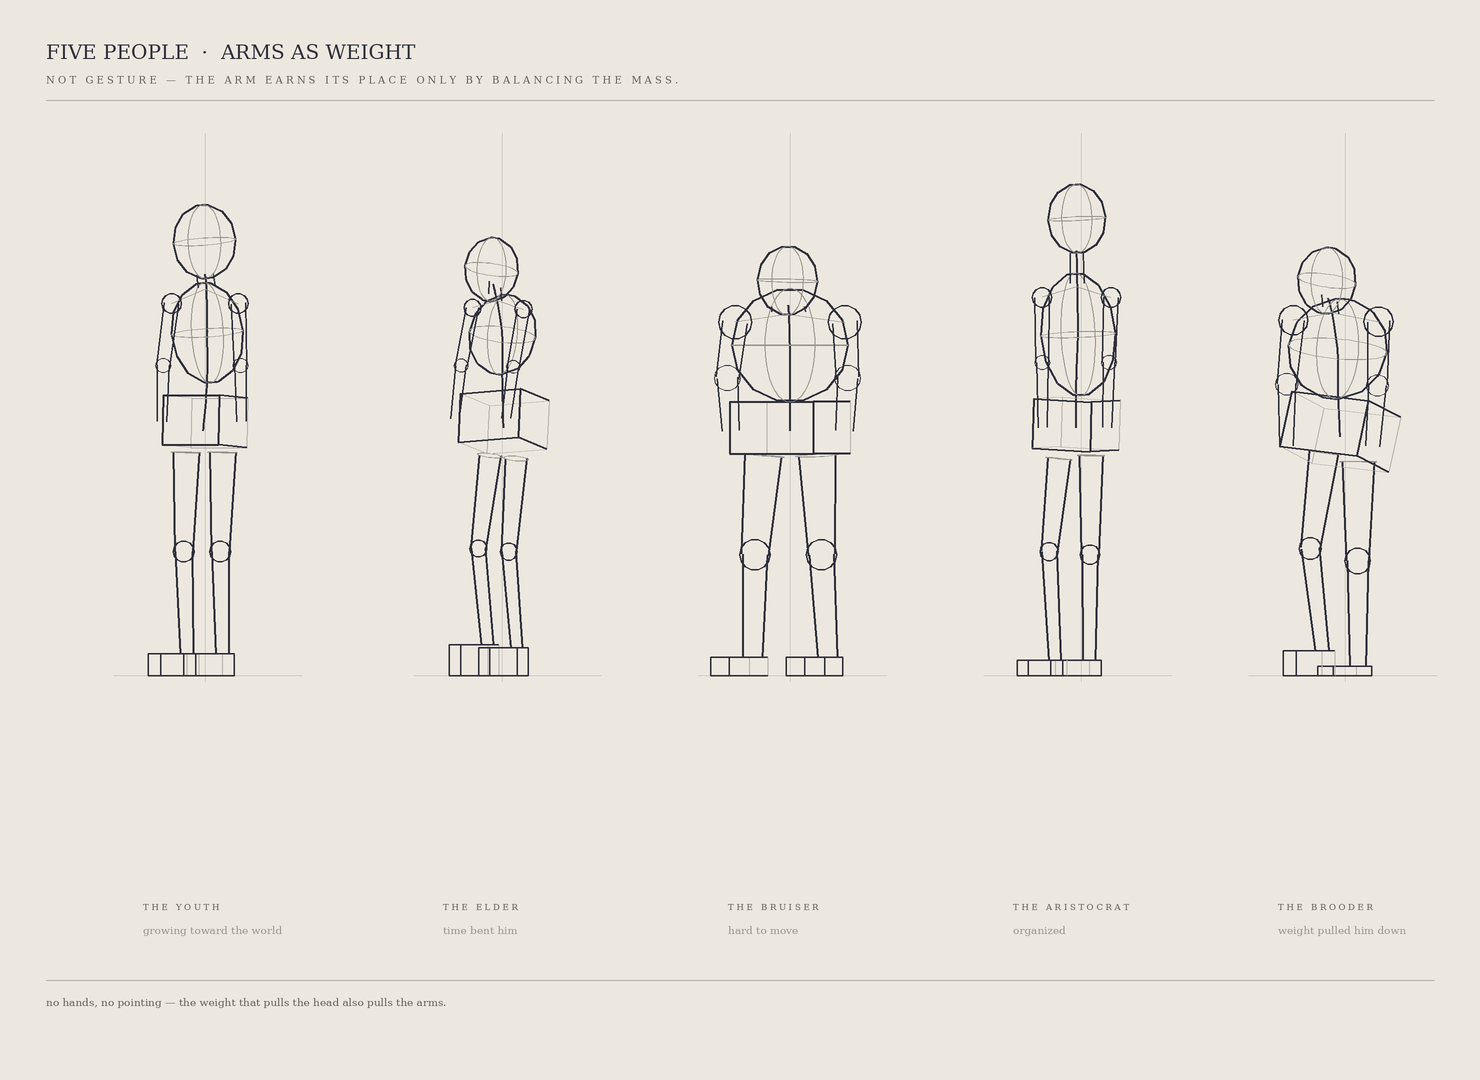

The Python source for this figure:
"""
FIVE PEOPLE · ARMS AS WEIGHT  (the human before anatomy — 3, 2026-05-30)
Professor: "Add arms only as WEIGHT and BALANCE — not gestures. No pointing, no crossed arms,
no hands doing personality. The arms answer: what does this body need in order to stay
balanced? If the arm is acting, remove it; if it is balancing the mass, keep it."
 YOUTH  — arms light, slightly away from the body.
 ELDER  — arms hanging forward with gravity (following the bow).
 BRUISER— arms heavy, close, adding mass.
 ARISTOCRAT — arms quiet, controlled, minimal, vertical.
 BROODER— arms pulled down by the same weight as the head (dead hang, slight forward drag).
Still construction masses only: head ovoid + ribcage egg + pelvis box + legs + now arms,
on a spine line-of-action, against a plumb vertical + ground. No hands.
"""
import os, math
import numpy as np
from PIL import Image, ImageDraw, ImageFont

OUT="/sessions/nifty-keen-cerf/mnt/hessentials/illustration/loomis"
SCRATCH="/sessions/nifty-keen-cerf/mnt/outputs"     # all temp crops go here (wipes itself)
W,H,SS=1480,1080,2
PAPER=(237,232,223); INK=(46,46,58); FAINT=(180,177,170); GREY=(150,147,140); LABEL=(96,94,90)
SCALE=62.0; YSHIFT=3.75; CAMYAW=math.radians(-30); GROUND=7.55
EYE=np.eye(3)

def Rx(a): c,s=math.cos(a),math.sin(a); return np.array([[1,0,0],[0,c,-s],[0,s,c]])
def Ry(a): c,s=math.cos(a),math.sin(a); return np.array([[c,0,s],[0,1,0],[-s,0,c]])
def Rz(a): c,s=math.cos(a),math.sin(a); return np.array([[c,-s,0],[s,c,0],[0,0,1]])
def rad(d): return math.radians(d)
def pit(d): return Rx(rad(d))
def tilt(p,r): return Rz(rad(r))@Rx(rad(p))

img=Image.new("RGB",(W*SS,H*SS),PAPER); D=ImageDraw.Draw(img)
def projP(p,ox,oy):
    q=Ry(CAMYAW)@((np.array(p,float)-np.array([0,YSHIFT,0]))*SCALE); return (ox+q[0],oy+q[1])
def projZ(p): return (Ry(CAMYAW)@((np.array(p,float)-np.array([0,YSHIFT,0]))*SCALE))[2]
def CV(scr,w,col=INK,closed=False):
    pts=[(x*SS,y*SS) for x,y in scr]
    if closed: pts=pts+[pts[0]]
    if len(pts)>=2: D.line(pts,fill=col,width=max(1,int(w*SS)),joint="curve")
def hull(points):
    pts=sorted(set((round(x,2),round(y,2)) for x,y in points))
    if len(pts)<3: return pts
    def cr(o,a,b): return (a[0]-o[0])*(b[1]-o[1])-(a[1]-o[1])*(b[0]-o[0])
    lo=[]
    for p in pts:
        while len(lo)>=2 and cr(lo[-2],lo[-1],p)<=0: lo.pop()
        lo.append(p)
    up=[]
    for p in reversed(pts):
        while len(up)>=2 and cr(up[-2],up[-1],p)<=0: up.pop()
        up.append(p)
    return lo[:-1]+up[:-1]
def basis(axis):
    axis=axis/(np.linalg.norm(axis)+1e-9)
    ref=np.array([0,0,1.0]) if abs(axis[2])<0.9 else np.array([0,1.0,0])
    u=np.cross(axis,ref); u/=np.linalg.norm(u)+1e-9; v=np.cross(axis,u); return u,v

def ellipsoid(center,radii,rot,ox,oy,w=2.2,contour=True):
    rx,ry,rz=radii; c=np.array(center,float); surf=[]
    for i in range(7):
        th=math.pi*(i+0.5)/7
        for j in range(18):
            ph=2*math.pi*j/18
            surf.append(c+rot@np.array([rx*math.sin(th)*math.cos(ph),ry*math.cos(th),rz*math.sin(th)*math.sin(ph)]))
    CV(hull([projP(p,ox,oy) for p in surf]),w,INK,closed=True)
    if contour:
        eq=[c+rot@np.array([rx*math.cos(t),0,rz*math.sin(t)]) for t in np.linspace(0,2*math.pi,42)]
        CV([projP(p,ox,oy) for p in eq],1.0,GREY)
        mer=[c+rot@np.array([0,ry*math.cos(t),rz*math.sin(t)]) for t in np.linspace(0,2*math.pi,42)]
        CV([projP(p,ox,oy) for p in mer],1.0,GREY)
def boxv(center,half,rot,ox,oy,w=2.0):
    hx,hy,hz=half; c=np.array(center,float)
    combo=[(sx,sy,sz) for sx in(-1,1) for sy in(-1,1) for sz in(-1,1)]
    cw=[c+rot@np.array([sx*hx,sy*hy,sz*hz],float) for (sx,sy,sz) in combo]
    for a in range(8):
        for b in range(a+1,8):
            if sum(1 for k in range(3) if combo[a][k]!=combo[b][k])==1:
                near=(projZ(cw[a])+projZ(cw[b]))/2 > -2
                CV([projP(cw[a],ox,oy),projP(cw[b],ox,oy)], w if near else 1.2, INK if near else FAINT)
def ringp(center,r,axis,ox,oy,w=1.0,col=GREY):
    u,v=basis(np.array(axis,float))
    pts=[np.array(center,float)+r*(math.cos(t)*u+math.sin(t)*v) for t in np.linspace(0,2*math.pi,30)]
    CV([projP(p,ox,oy) for p in pts],w,col,closed=True)
def taper(a,b,ra,rb,ox,oy,w=2.0):
    a=np.array(a,float); b=np.array(b,float); ax=b-a
    if np.linalg.norm(ax)<1e-6: return
    u,_=basis(ax)
    CV([projP(a+u*ra,ox,oy),projP(b+u*rb,ox,oy)],w,INK)
    CV([projP(a-u*ra,ox,oy),projP(b-u*rb,ox,oy)],w,INK)
def limb(a,knee,b,r,ox,oy,foot=False):
    rh,rk,ra=r
    taper(a,knee,rh,rk,ox,oy,2.0); ellipsoid(knee,(rk,rk,rk),EYE,ox,oy,1.5,contour=False)
    taper(knee,b,rk*0.92,ra,ox,oy,2.0); ringp(a,rh,np.array(knee,float)-np.array(a,float),ox,oy)
    if foot:
        bb=np.array(b,float); fy=(GROUND-bb[1]); fc=bb+np.array([0,fy*0.5,0.42])
        boxv(fc,(ra*0.95,max(fy*0.5,0.05),0.62),EYE,ox,oy,1.7)
def arm(sh,el,wr,r,ox,oy):
    rs,re_,rw=r
    ellipsoid(sh,(rs,rs,rs),EYE,ox,oy,1.6,contour=False)
    taper(sh,el,rs*0.85,re_,ox,oy,1.9); ellipsoid(el,(re_,re_,re_),EYE,ox,oy,1.4,contour=False)
    taper(el,wr,re_*0.9,rw,ox,oy,1.9)
def spine(pts,ox,oy,w=2.4):
    P=[np.array(p,float) for p in pts]; out=[]
    for i in range(len(P)-1):
        p0=P[max(i-1,0)]; p1=P[i]; p2=P[i+1]; p3=P[min(i+2,len(P)-1)]
        for t in np.linspace(0,1,12):
            t2=t*t; t3=t2*t
            q=0.5*((2*p1)+(-p0+p2)*t+(2*p0-5*p1+4*p2-p3)*t2+(-p0+3*p1-3*p2+p3)*t3)
            out.append(projP(q,ox,oy))
    CV(out,w,INK)

def figure(ox,oy,spec):
    px=spec.get('plumb',0.0)
    CV([projP((px,-1.2,0),ox,oy),projP((px,GROUND+0.1,0),ox,oy)],0.8,FAINT)
    CV([projP((-1.7,GROUND,0),ox,oy),projP((1.8,GROUND,0),ox,oy)],0.9,FAINT)
    for lg in spec['legs']: limb(lg[0],lg[1],lg[2],lg[3],ox,oy,foot=True)
    spine(spec['spine'],ox,oy)
    pc,ph,pr=spec['pelvis']; boxv(pc,ph,pr,ox,oy,2.0)
    rc,rr,rrot=spec['rib']; ellipsoid(rc,rr,rrot,ox,oy,2.3)
    nk=spec['neck']; taper(nk[0],nk[1],nk[2],nk[2]*0.95,ox,oy,1.7)
    hc,hr,hrot=spec['head']; ellipsoid(hc,hr,hrot,ox,oy,2.2)
    yoke=spec['yoke']
    for (sh,el,wr,r) in spec['arms']:
        CV([projP(yoke,ox,oy),projP(sh,ox,oy)],1.2,GREY)        # clavicle
        arm(sh,el,wr,r,ox,oy)

Lg=lambda hip,knee,ankle,r:(hip,knee,ankle,r)
Ar=lambda sh,el,wr,r:(sh,el,wr,r)
PEOPLE=[
 ('the youth','growing toward the world', dict(plumb=0.0,
    head=((0.00,0.55,0.02),(0.50,0.60,0.52),pit(-8)),
    rib =((0.02,2.02,-0.04),(0.60,0.82,0.50),pit(-9)),
    pelvis=((0.00,3.45,0.0),(0.52,0.40,0.46),pit(3)),
    neck=((0.02,1.28,-0.02),(0.0,1.08,0.0),0.16), yoke=(0.0,1.32,-0.02),
    spine=[(0.0,3.6,0.05),(0.02,2.8,-0.04),(0.02,2.0,-0.04),(0.02,1.3,-0.02),(0.0,1.08,0.0)],
    legs=[ Lg((-0.34,3.95,0.02),(-0.34,5.55,0.10),(-0.33,7.20,0.02),(0.24,0.17,0.12)),
           Lg(( 0.34,3.95,0.02),( 0.34,5.55,0.10),( 0.33,7.20,0.02),(0.24,0.17,0.12)) ],
    arms=[ Ar((-0.62,1.55,0.0),(-0.72,2.55,0.10),(-0.74,3.45,0.10),(0.16,0.12,0.09)),   # light, slightly OUT
           Ar(( 0.62,1.55,0.0),( 0.72,2.55,0.10),( 0.74,3.45,0.10),(0.16,0.12,0.09)) ])),
 ('the elder','time bent him', dict(plumb=-0.05,
    head=((0.20,1.00,0.78),(0.42,0.52,0.46),pit(14)),
    rib =((0.08,2.05,0.22),(0.56,0.66,0.46),pit(17)),
    pelvis=((-0.06,3.45,-0.06),(0.56,0.40,0.46),tilt(12,-4)),
    neck=((0.06,1.45,0.42),(0.16,1.24,0.6),0.13), yoke=(0.05,1.5,0.3),
    spine=[(-0.06,3.55,-0.06),(0.0,2.78,0.08),(0.08,2.05,0.22),(0.13,1.5,0.48),(0.20,1.24,0.72)],
    legs=[ Lg((-0.28,4.0,0.0),(-0.30,5.5,0.34),(-0.24,7.05,0.16),(0.20,0.14,0.11)),
           Lg(( 0.24,4.05,0.06),( 0.30,5.55,0.40),( 0.34,7.10,0.22),(0.20,0.14,0.11)) ],
    arms=[ Ar((-0.5,1.62,0.18),(-0.5,2.55,0.55),(-0.46,3.4,0.82),(0.14,0.11,0.08)),     # hang FORWARD w/ gravity
           Ar(( 0.46,1.64,0.2),( 0.5,2.57,0.6),( 0.52,3.4,0.86),(0.14,0.11,0.08)) ])),
 ('the bruiser','hard to move', dict(plumb=0.0,
    head=((0.0,1.18,0.08),(0.48,0.56,0.50),pit(3)),
    rib =((0.0,2.22,0.0),(0.98,0.92,0.80),pit(0)),
    pelvis=((0.0,3.55,0.0),(0.78,0.42,0.60),pit(0)),
    neck=((0.0,1.68,0.04),(0.0,1.60,0.06),0.32), yoke=(0.0,1.72,0.04),
    spine=[(0.0,3.6,0.0),(0.0,2.95,0.0),(0.0,2.22,0.0),(0.0,1.7,0.03),(0.0,1.58,0.05)],
    legs=[ Lg((-0.5,4.0,0.0),(-0.62,5.6,0.06),(-0.7,7.25,0.0),(0.34,0.25,0.18)),
           Lg(( 0.5,4.0,0.0),( 0.62,5.6,0.06),( 0.7,7.25,0.0),(0.34,0.25,0.18)) ],
    arms=[ Ar((-1.02,1.85,0.0),(-1.12,2.75,0.08),(-1.06,3.6,0.08),(0.27,0.21,0.16)),    # heavy, CLOSE, adding mass
           Ar(( 1.02,1.85,0.0),( 1.12,2.75,0.08),( 1.06,3.6,0.08),(0.27,0.21,0.16)) ])),
 ('the aristocrat','organized', dict(plumb=0.12,
    head=((0.0,0.18,-0.06),(0.46,0.56,0.48),pit(-5)),
    rib =((0.0,2.05,-0.10),(0.62,1.00,0.54),pit(-6)),
    pelvis=((0.02,3.5,0.0),(0.54,0.40,0.46),tilt(-2,3)),
    neck=((0.0,1.22,-0.08),(0.0,0.74,-0.06),0.13), yoke=(0.0,1.28,-0.08),
    spine=[(0.02,3.55,0.0),(0.0,2.75,-0.05),(0.0,2.05,-0.10),(0.0,1.2,-0.08),(0.0,0.7,-0.06)],
    legs=[ Lg((0.30,4.0,0.0),(0.28,5.6,0.0),(0.26,7.30,0.0),(0.22,0.16,0.12)),
           Lg((-0.30,4.05,0.0),(-0.40,5.55,0.14),(-0.34,7.30,0.06),(0.21,0.15,0.11)) ],
    arms=[ Ar((-0.64,1.45,-0.05),(-0.62,2.5,-0.02),(-0.60,3.55,0.0),(0.16,0.12,0.085)), # quiet, minimal, vertical
           Ar(( 0.64,1.45,-0.05),( 0.62,2.5,-0.02),( 0.60,3.55,0.0),(0.16,0.12,0.085)) ])),
 ('the brooder','weight pulled him down', dict(plumb=0.10,
    head=((0.16,1.18,0.70),(0.46,0.54,0.50),pit(14)),
    rib =((0.06,2.28,0.18),(0.84,0.82,0.66),pit(15)),
    pelvis=((-0.02,3.62,-0.04),(0.72,0.46,0.56),tilt(14,6)),
    neck=((0.06,1.66,0.40),(0.14,1.46,0.58),0.16), yoke=(0.05,1.7,0.3),
    spine=[(-0.02,3.7,-0.04),(0.0,2.9,0.06),(0.06,2.28,0.18),(0.11,1.7,0.44),(0.16,1.46,0.66)],
    legs=[ Lg((0.34,4.1,0.0),(0.34,5.7,0.02),(0.33,7.40,0.0),(0.30,0.21,0.15)),
           Lg((-0.30,3.95,0.0),(-0.44,5.5,0.20),(-0.30,7.15,0.06),(0.27,0.18,0.13)) ],
    arms=[ Ar((-0.80,1.82,0.12),(-0.84,2.85,0.26),(-0.80,3.85,0.34),(0.24,0.18,0.13)),  # dead hang, slight fwd drag
           Ar(( 0.80,1.84,0.14),( 0.86,2.87,0.28),( 0.82,3.85,0.36),(0.24,0.18,0.13)) ])),
]
cols=[205,505,790,1075,1340]; cy=440
for i,(name,sub,spec) in enumerate(PEOPLE): figure(cols[i],cy,spec)

def font(px):
    try: return ImageFont.truetype('/usr/share/fonts/truetype/dejavu/DejaVuSerif.ttf',int(px*SS))
    except: return ImageFont.load_default()
F_TTL=font(20); F_SM=font(8.5); F_IT=font(10.5); F_CAP=font(10)
def caps(s): return ' '.join(s.upper())
D.text((46*SS,40*SS),'FIVE PEOPLE  ·  ARMS AS WEIGHT',fill=INK,font=F_TTL)
D.text((46*SS,74*SS),caps('not gesture — the arm earns its place only by balancing the mass.'),fill=LABEL,font=F_CAP)
D.line([(46*SS,100*SS),(1434*SS,100*SS)],fill=FAINT,width=max(1,int(1*SS)))
for i,(name,sub,spec) in enumerate(PEOPLE):
    D.text((cols[i]*SS-62*SS,902*SS),caps(name),fill=LABEL,font=F_SM)
    D.text((cols[i]*SS-62*SS,924*SS),sub,fill=GREY,font=F_IT)
D.line([(46*SS,980*SS),(1434*SS,980*SS)],fill=FAINT,width=max(1,int(1*SS)))
D.text((46*SS,996*SS),'no hands, no pointing — the weight that pulls the head also pulls the arms.',fill=LABEL,font=F_IT)
out=img.resize((W,H),Image.LANCZOS); os.makedirs(OUT,exist_ok=True)
out.save(f'{OUT}/five_people_arms.png'); print('done',out.size)
